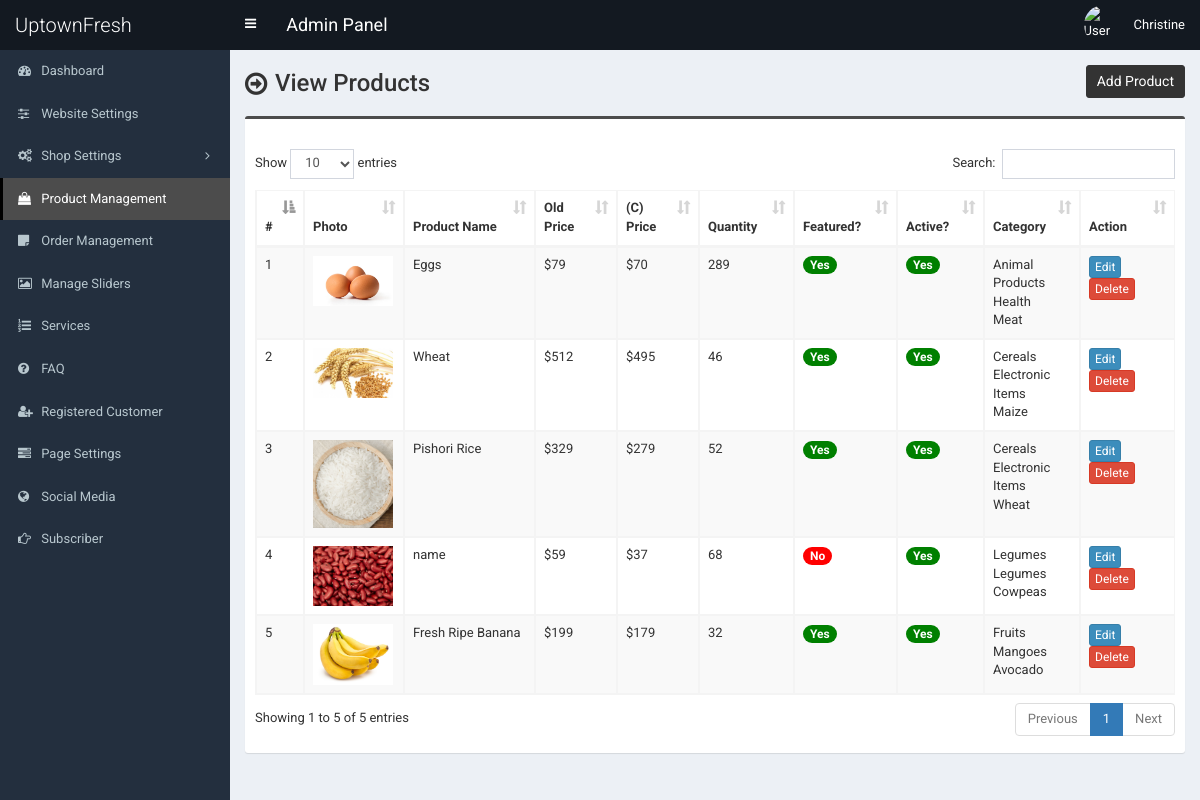
The app's page /admin/product.php (signed in) with its own data.
### tables this page shows
CREATE TABLE `tbl_product` (
  `p_id` int(11) NOT NULL,
  `p_name` varchar(255) NOT NULL,
  `p_old_price` varchar(10) NOT NULL,
  `p_current_price` varchar(10) NOT NULL,
  `p_qty` int(10) NOT NULL,
  `p_featured_photo` varchar(255) NOT NULL,
  `p_description` text NOT NULL,
  `p_short_description` text NOT NULL,
  `p_feature` text NOT NULL,
  `p_condition` text NOT NULL,
  `p_return_policy` text NOT NULL,
  `p_total_view` int(11) NOT NULL,
  `p_is_featured` int(1) NOT NULL,
  `p_is_active` int(1) NOT NULL,
  `ecat_id` int(11) NOT NULL
);

CREATE TABLE `tbl_top_category` (
  `tcat_id` int(11) NOT NULL,
  `tcat_name` varchar(255) NOT NULL,
  `show_on_menu` int(1) NOT NULL
);

CREATE TABLE `tbl_mid_category` (
  `mcat_id` int(11) NOT NULL,
  `mcat_name` varchar(255) NOT NULL,
  `tcat_id` int(11) NOT NULL
);

CREATE TABLE `tbl_end_category` (
  `ecat_id` int(11) NOT NULL,
  `ecat_name` varchar(255) NOT NULL,
  `mcat_id` int(11) NOT NULL
);

### admin/product.php (the view, shortened to what this page needs)
<?php require_once('header.php'); ?>
<section class="content-header">
	<div class="content-header-left">
		<h1>View Products</h1>
	</div>
	<div class="content-header-right">
		<a href="product-add.php" class="btn btn-primary btn-sm">Add Product</a>
	</div>
</section>
<section class="content">
	<div class="row">
		<div class="col-md-12">
			<div class="box box-info">
				<div class="box-body table-responsive">
					<table id="example1" class="table table-bordered table-hover table-striped">
					<thead class="thead-dark">
							<tr>
								<th width="10">#</th>
								<th>Photo</th>
								<th width="160">Product Name</th>
								<th width="60">Old Price</th>
								<th width="60">(C) Price</th>
								<th width="60">Quantity</th>
								<th>Featured?</th>
								<th>Active?</th>
								<th>Category</th>
								<th width="80">Action</th>
							</tr>
						</thead>
						<tbody>
							<?php
							$i=0;
							$statement = $pdo->prepare("SELECT
														t1.p_id,
														t1.p_name,
														t1.p_old_price,
														t1.p_current_price,
														t1.p_qty,
														t1.p_featured_photo,
														t1.p_is_featured,
														t1.p_is_active,
														t1.ecat_id,
														t2.ecat_id,
														t2.ecat_name,
														t3.mcat_id,
														t3.mcat_name,
														t4.tcat_id,
														t4.tcat_name
							                           	FROM tbl_product t1
							                           	JOIN tbl_end_category t2
							                           	ON t1.ecat_id = t2.ecat_id
							                           	JOIN tbl_mid_category t3
							                           	ON t2.mcat_id = t3.mcat_id
							                           	JOIN tbl_top_category t4
							                           	ON t3.tcat_id = t4.tcat_id
							                           	ORDER BY t1.p_id DESC
							                           	");
							$statement->execute();
							$result = $statement->fetchAll(PDO::FETCH_ASSOC);
							foreach ($result as $row) {
								$i++;
								?>
								<tr>
									<td><?php echo $i; ?></td>
									<td style="width:82px;"><img src="../assets/uploads/<?php echo $row['p_featured_photo']; ?>" alt="<?php echo $row['p_name']; ?>" style="width:80px;"></td>
									<td><?php echo $row['p_name']; ?></td>
									<td>$<?php echo $row['p_old_price']; ?></td>
									<td>$<?php echo $row['p_current_price']; ?></td>
									<td><?php echo $row['p_qty']; ?></td>
									<td>
										<?php if($row['p_is_featured'] == 1) {echo '<span class="badge badge-success" style="background-color:green;">Yes</span>';} else {echo '<span class="badge badge-success" style="background-color:red;">No</span>';} ?>
									</td>
									<td>
										<?php if($row['p_is_active'] == 1) {echo '<span class="badge badge-success" style="background-color:green;">Yes</span>';} else {echo '<span class="badge badge-danger" style="background-color:red;">No</span>';} ?>
									</td>
									<td><?php echo $row['tcat_name']; ?><br><?php echo $row['mcat_name']; ?><br><?php echo $row['ecat_name']; ?></td>
									<td>
										<a href="product-edit.php?id=<?php echo $row['p_id']; ?>" class="btn btn-primary btn-xs">Edit</a>
										<a href="#" class="btn btn-danger btn-xs" data-href="product-delete.php?id=<?php echo $row['p_id']; ?>" data-toggle="modal" data-target="#confirm-delete">Delete</a>
									</td>
								</tr>
								<?php
							}
							?>
						</tbody>
					</table>
				</div>
			</div>
		</div>
	</div>
</section>
<?php require_once('footer.php'); ?>

### admin/style.css (style rules this page uses)
body { font-size: 13px; font-family: "Roboto", sans-serif; }
.content-header > h1, .content-header .content-header-left h1 { font-family: "Roboto", sans-serif; }
.box-info { padding-top: 20px; }
.content-header { overflow: hidden; }
.content-header .content-header-left { float: left; padding-top: 5px; }
.content-header .content-header-right { float: right; }
.content-header .content-header-left h1 { margin-top: 0; margin-bottom: 0; padding-left: 30px; padding-bottom: 5px; font-size: 24px; position: relative; }
.content-header .content-header-left h1:before { position: absolute; top: 0; left: 0; font-family: "FontAwesome", sans-serif; font-size: 26px; content: "\f18e"; }
.content-header .content-header-right a { position: relative; font-size: 14px; }
.box.box-info { border-top-color: #4c4c4c; }
.content-header .content-header-right a { background-color: #333333; border-color: #333333; }

### records on screen
tbl_product: p_featured_photo (picture), p_name "Eggs", p_old_price "79", p_current_price "70", p_qty "289", p_is_featured "Yes", p_is_active "Yes", tbl_top_category.tcat_name "Animal Products", tbl_mid_category.mcat_name "Health", ecat.ecat_name "Meat"
tbl_product: p_featured_photo (picture), p_name "Wheat", p_old_price "512", p_current_price "495", p_qty "46", p_is_featured "Yes", p_is_active "Yes", tbl_top_category.tcat_name "Cereals", tbl_mid_category.mcat_name "Electronic Items", ecat.ecat_name "Maize"
tbl_product: p_featured_photo (picture), p_name "Pishori Rice", p_old_price "329", p_current_price "279", p_qty "52", p_is_featured "Yes", p_is_active "Yes", tbl_top_category.tcat_name "Cereals", tbl_mid_category.mcat_name "Electronic Items", ecat.ecat_name "Wheat"
tbl_product: p_featured_photo (picture), p_name "name", p_old_price "59", p_current_price "37", p_qty "68", p_is_featured "No", p_is_active "Yes", tbl_top_category.tcat_name "Legumes", tbl_mid_category.mcat_name "Legumes", ecat.ecat_name "Cowpeas"
tbl_product: p_featured_photo (picture), p_name "Fresh Ripe Banana", p_old_price "199", p_current_price "179", p_qty "32", p_is_featured "Yes", p_is_active "Yes", tbl_top_category.tcat_name "Fruits", tbl_mid_category.mcat_name "Mangoes", ecat.ecat_name "Avocado"

### other values on screen
$_SESSION['user']['full_name'] "Christine"
